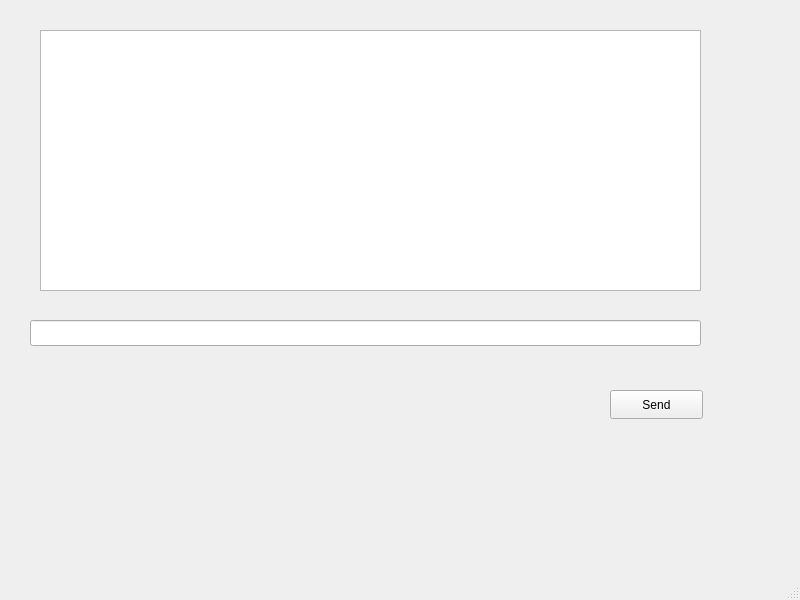
<?xml version="1.0" encoding="UTF-8"?>
<ui version="4.0">
 <class>MainWindow</class>
 <widget class="QMainWindow" name="MainWindow">
  <property name="geometry">
   <rect>
    <x>0</x>
    <y>0</y>
    <width>800</width>
    <height>600</height>
   </rect>
  </property>
  <property name="windowTitle">
   <string>MainWindow</string>
  </property>
  <widget class="QWidget" name="centralwidget">
   <widget class="QTextEdit" name="textEdit">
    <property name="geometry">
     <rect>
      <x>40</x>
      <y>30</y>
      <width>661</width>
      <height>261</height>
     </rect>
    </property>
   </widget>
   <widget class="QLineEdit" name="lineEdit">
    <property name="geometry">
     <rect>
      <x>30</x>
      <y>320</y>
      <width>671</width>
      <height>26</height>
     </rect>
    </property>
   </widget>
   <widget class="QPushButton" name="sendButton">
    <property name="geometry">
     <rect>
      <x>610</x>
      <y>390</y>
      <width>93</width>
      <height>29</height>
     </rect>
    </property>
    <property name="text">
     <string>Send</string>
    </property>
   </widget>
  </widget>
  <widget class="QMenuBar" name="menubar">
   <property name="geometry">
    <rect>
     <x>0</x>
     <y>0</y>
     <width>800</width>
     <height>26</height>
    </rect>
   </property>
  </widget>
  <widget class="QStatusBar" name="statusbar"/>
 </widget>
 <resources/>
 <connections/>
</ui>
